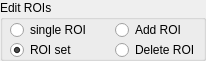
     <widget class="QGroupBox" name="groupBox">
      <property name="geometry">
       <rect>
        <x>520</x>
        <y>5</y>
        <width>206</width>
        <height>61</height>
       </rect>
      </property>
      <property name="title">
       <string>Edit ROIs</string>
      </property>
      <widget class="QRadioButton" name="rbEditSingleROI">
       <property name="geometry">
        <rect>
         <x>10</x>
         <y>20</y>
         <width>91</width>
         <height>20</height>
        </rect>
       </property>
       <property name="toolTip">
        <string>Mouse acts on single ROI</string>
       </property>
       <property name="text">
        <string>single ROI</string>
       </property>
      </widget>
      <widget class="QRadioButton" name="rbEditROIset">
       <property name="geometry">
        <rect>
         <x>10</x>
         <y>40</y>
         <width>101</width>
         <height>20</height>
        </rect>
       </property>
       <property name="toolTip">
        <string>Act on entire ROI set</string>
       </property>
       <property name="text">
        <string>ROI set</string>
       </property>
       <property name="checked">
        <bool>true</bool>
       </property>
      </widget>
      <widget class="QRadioButton" name="rbDeleteROI">
       <property name="geometry">
        <rect>
         <x>115</x>
         <y>40</y>
         <width>95</width>
         <height>20</height>
        </rect>
       </property>
       <property name="text">
        <string>Delete ROI</string>
       </property>
      </widget>
      <widget class="QRadioButton" name="rbAddROI">
       <property name="geometry">
        <rect>
         <x>115</x>
         <y>20</y>
         <width>95</width>
         <height>20</height>
        </rect>
       </property>
       <property name="text">
        <string>Add ROI</string>
       </property>
      </widget>
     </widget>
